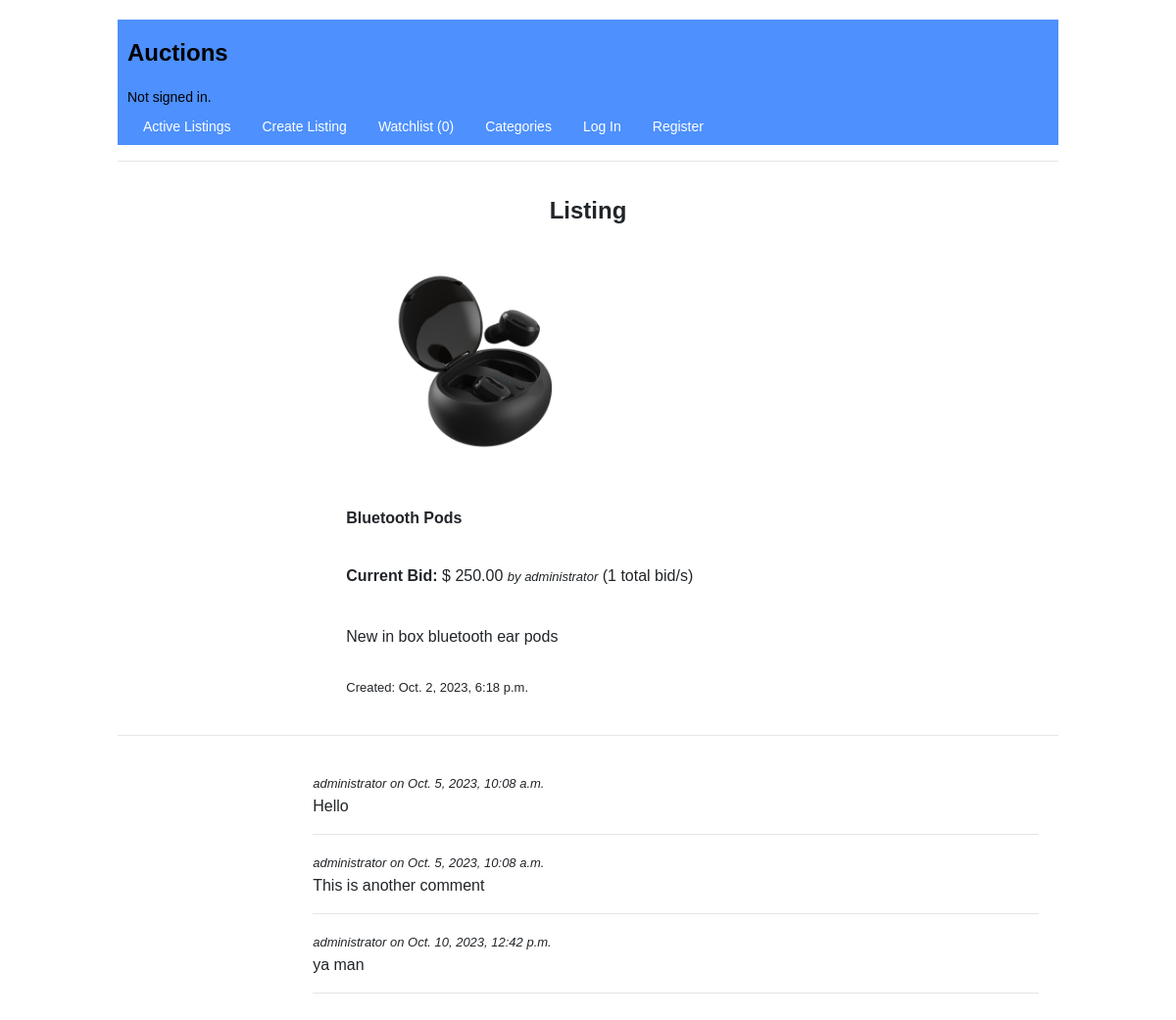
/listing/view/2, run on an earlier commit of the app's database.
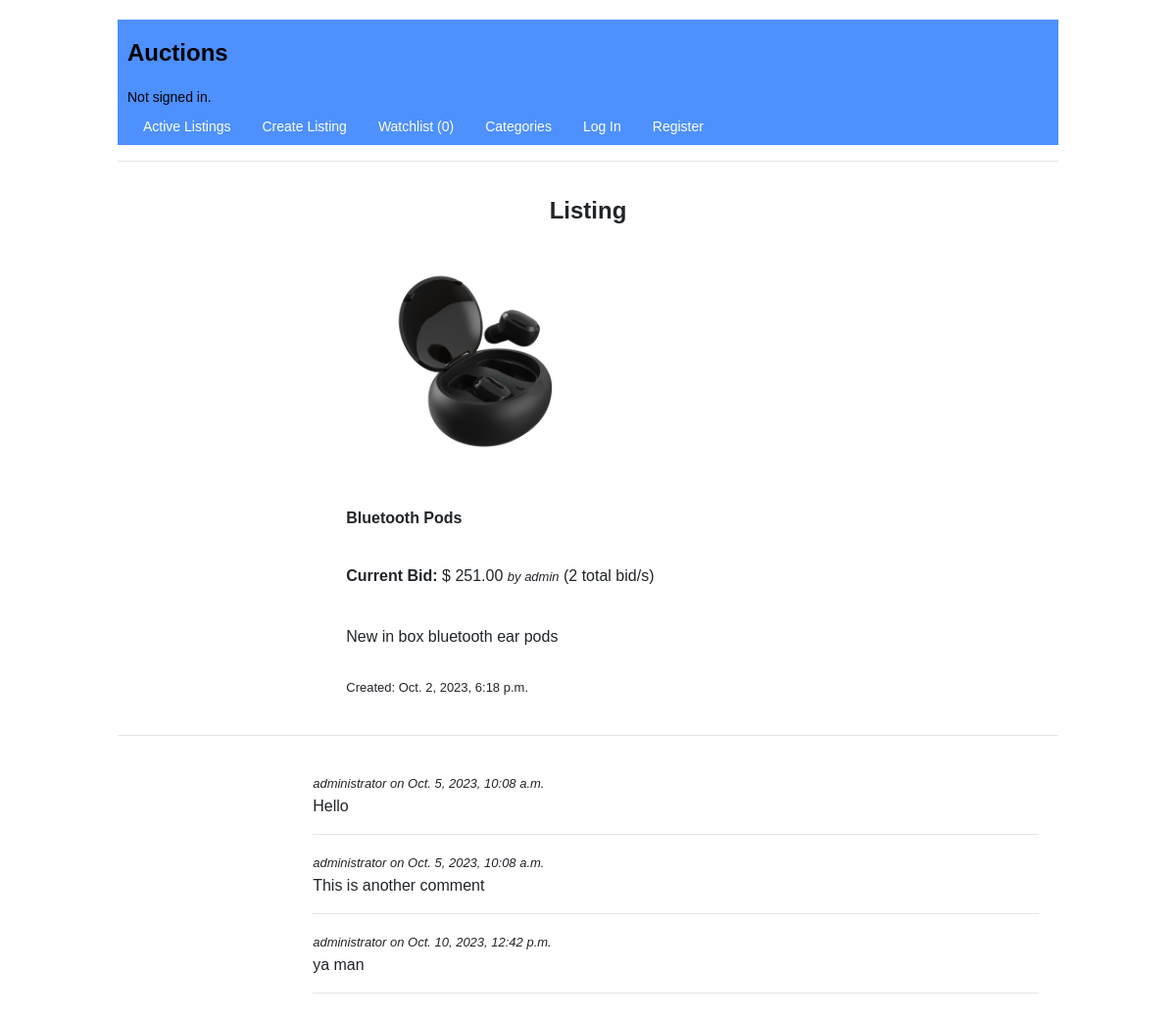
And on a later commit of the database.
### auctions/models.py (models this page shows, shortened)
class ListingBid(models.Model):
	bid_amount = models.FloatField()
	bid_datetime = models.DateTimeField()
	user_id = models.ForeignKey(User, on_delete=models.CASCADE, related_name="UserBid")
	listing = models.ForeignKey(Listing, on_delete=models.CASCADE, related_name="ListingBid")

class User(AbstractUser):
    pass

### auctions/views.py (the view)
# urls.py: path("listing/view/<int:listingid>", views.viewlisting, name="viewlisting"),
def viewlisting(request, listingid):
	try:
		listing = Listing.objects.get(id=listingid)
		listingbids = ListingBid.objects.filter(listing = listing).order_by('bid_amount')
		bidcount = listingbids.count()
		bwatchlist = False
		userauth = False
		minbid = 0
		if request.user.is_authenticated:
			userauth = True
			watchlist = Watchlist.objects.filter(listing_id=listing, user_id=request.user)
			for item in watchlist:
				if item.listing_id == listing:
					bwatchlist = True
		if(bidcount > 0):
			lastbid = listingbids.last().bid_amount
			lastbiduser = listingbids.last().user_id
			minbid = lastbid+1
		else:
			lastbid = 0
			lastbiduser = ""
			minbid = listing.startbid
		comments = Comment.objects.filter(listing_id = listing)
		renderdict = {"listing": listing, "userauth":userauth, "watchlist": bwatchlist, "minbid": minbid, "listingbids": lastbid, "comments":comments, "bidscount":bidcount, "lastbiduser":lastbiduser}
		renderdict['watchcnt'] = getwatchcount(request.user)
		return render(request, "auctions/viewlisting.html", renderdict)
	except Exception as e:
		messages.error(request, f"An error occured, {e}, please try again")
		return index(request, 'active')

### auctions/views.py (called while the page is built)
def getwatchcount(user):
	if user.is_authenticated:
		return Watchlist.objects.filter(user_id = user).count()
	else:
		return 0

### auctions/templates/auctions/viewlisting.html (shortened to what this page needs)
{% extends "auctions/layout.html" %}
{% block body %}
    <div align=center><h1>{{ formlabel }} Listing</h1></div>
	<form action="{%url 'bid' listingid=listing.id%}" method="post" id="form1">
		<ul style="list-style-type:none">
				<li class="list">
					<div class="grid-container">
						<div class="grid-item viewitem1" style="text-align: left"><a ><image class="activeimage" src='{{listing.image_link}}'></image></a></div>
						<div class="grid-item viewitem2"><h2>{{ listing.title }}</h2></div>
						<div class="grid-item viewitem3" >
							{% if bidscount > 0 %}
								<label id="lblprice">Current Bid: </label> $ {{ listingbids|floatformat:2 }} <font style="font-family: Arial, Helvetica, sans-serif;font-size: small;font-style: italic;">by {{lastbiduser}}</font> ({{bidscount}} total bid/s)
							{% else %}
								<label id="lblprice">Starting Bid: </label> $ {{ listing.startbid|floatformat:2 }}
							{% endif %}
						</div>
						<div class="grid-item viewitem4">{{ listing.description }}</div>
						<div class="grid-item viewitem5">Created: {{ listing.listing_date }}</div>
					</div>
				</li>
		</ul>
	</form>
	<hr>
	<div class="grid-container">
		<div class="grid-item viewitem4">
			<form action="{%url 'comment' listingid=listing.id %}" method="post" id="form2">
				{% for comment in comments %}
					<font style="font-family: Arial, Helvetica, sans-serif;font-size: small;font-style: italic;">{{comment.user_id}} on {{comment.comment_datetime}}</font>
					<br/>
					{{comment.comment}}<br/>
					<hr>
				{% endfor %}
			</form>
		</div>
	</div>
{% endblock %}

What changed in the data, as far as the page shows it:
no longer on this page (row unchanged): ListingBid: bid_amount "250.00"
no longer on this page (row edited): User: username "administrator"
added ListingBid: bid_amount "251.00"
now on this page (row edited): User: username "admin"
Also different on the page:
{{ bidscount }}: "1" → "2"
